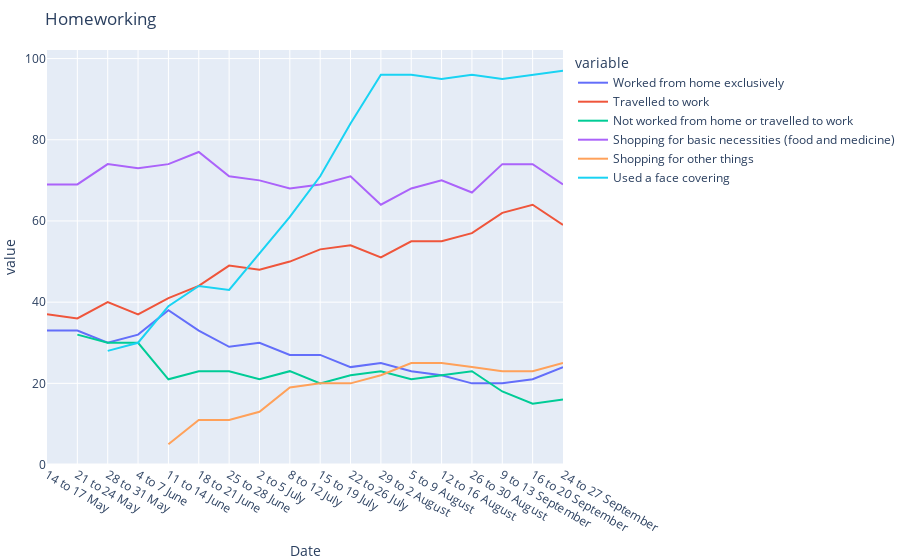

Source (notebook cell):
### Markdown cell above
# Homeworking
https://www.ons.gov.uk/peoplepopulationandcommunity/healthandsocialcare/conditionsanddiseases/bulletins/coronavirustheukeconomyandsocietyfasterindicators/1october2020#measuring-the-data

### Code cell
homeworking_ons = pd.read_csv('data/homework_ons.csv')

fig = px.line(homeworking_ons, x=homeworking_ons.Date, y=homeworking_ons.drop(['Date'], axis=1).columns,
              title='Homeworking')
fig.update_layout(margin={"r":0,"t":50,"l":0,"b":30})
fig.show()

### Figure 1 — Plotly figure (JSON) as saved in the notebook; plotly's stock layout.template omitted (floating-point values rounded to 4 significant figures)
{"data": [{"hovertemplate": "variable=Worked from home exclusively<br>Date=%{x}<br>value=%{y}<extra></extra>", "legendgroup": "Worked from home exclusively", "line": {"color": "#636efa", "dash": "solid"}, "mode": "lines", "name": "Worked from home exclusively", "orientation": "v", "showlegend": true, "type": "scatter", "x": ["14 to 17 May", "21 to 24 May", "28 to 31 May", "4 to 7 June ", "11 to 14 June", "18 to 21 June", "25 to 28 June", "2 to 5 July", "8 to 12 July", "15 to 19 July", "22 to 26 July", "29 to 2 August", "5 to 9 August", "12 to 16 August", "26 to 30 August", "9 to 13 September", "16 to 20 September", "24 to 27 September"], "xaxis": "x", "y": [33, 33, 30, 32, 38, 33, 29, 30, 27, 27, 24, 25, 23, 22, 20, 20, 21, 24], "yaxis": "y"}, {"hovertemplate": "variable=Travelled to work<br>Date=%{x}<br>value=%{y}<extra></extra>", "legendgroup": "Travelled to work", "line": {"color": "#EF553B", "dash": "solid"}, "mode": "lines", "name": "Travelled to work", "orientation": "v", "showlegend": true, "type": "scatter", "x": ["14 to 17 May", "21 to 24 May", "28 to 31 May", "4 to 7 June ", "11 to 14 June", "18 to 21 June", "25 to 28 June", "2 to 5 July", "8 to 12 July", "15 to 19 July", "22 to 26 July", "29 to 2 August", "5 to 9 August", "12 to 16 August", "26 to 30 August", "9 to 13 September", "16 to 20 September", "24 to 27 September"], "xaxis": "x", "y": [37, 36, 40, 37, 41, 44, 49, 48, 50, 53, 54, 51, 55, 55, 57, 62, 64, 59], "yaxis": "y"}, {"hovertemplate": "variable=Not worked from home or travelled to work<br>Date=%{x}<br>value=%{y}<extra></extra>", "legendgroup": "Not worked from home or travelled to work", "line": {"color": "#00cc96", "dash": "solid"}, "mode": "lines", "name": "Not worked from home or travelled to work", "orientation": "v", "showlegend": true, "type": "scatter", "x": ["14 to 17 May", "21 to 24 May", "28 to 31 May", "4 to 7 June ", "11 to 14 June", "18 to 21 June", "25 to 28 June", "2 to 5 July", "8 to 12 July", "15 to 19 July", "22 to 26 July", "29 to 2 August", "5 to 9 August", "12 to 16 August", "26 to 30 August", "9 to 13 September", "16 to 20 September", "24 to 27 September"], "xaxis": "x", "y": [null, 32, 30, 30, 21, 23, 23, 21, 23, 20, 22, 23, 21, 22, 23, 18, 15, 16], "yaxis": "y"}, {"hovertemplate": "variable=Shopping for basic necessities (food and medicine)<br>Date=%{x}<br>value=%{y}<extra></extra>", "legendgroup": "Shopping for basic necessities (food and medicine)", "line": {"color": "#ab63fa", "dash": "solid"}, "mode": "lines", "name": "Shopping for basic necessities (food and medicine)", "orientation": "v", "showlegend": true, "type": "scatter", "x": ["14 to 17 May", "21 to 24 May", "28 to 31 May", "4 to 7 June ", "11 to 14 June", "18 to 21 June", "25 to 28 June", "2 to 5 July", "8 to 12 July", "15 to 19 July", "22 to 26 July", "29 to 2 August", "5 to 9 August", "12 to 16 August", "26 to 30 August", "9 to 13 September", "16 to 20 September", "24 to 27 September"], "xaxis": "x", "y": [69, 69, 74, 73, 74, 77, 71, 70, 68, 69, 71, 64, 68, 70, 67, 74, 74, 69], "yaxis": "y"}, {"hovertemplate": "variable=Shopping for other things<br>Date=%{x}<br>value=%{y}<extra></extra>", "legendgroup": "Shopping for other things", "line": {"color": "#FFA15A", "dash": "solid"}, "mode": "lines", "name": "Shopping for other things", "orientation": "v", "showlegend": true, "type": "scatter", "x": ["14 to 17 May", "21 to 24 May", "28 to 31 May", "4 to 7 June ", "11 to 14 June", "18 to 21 June", "25 to 28 June", "2 to 5 July", "8 to 12 July", "15 to 19 July", "22 to 26 July", "29 to 2 August", "5 to 9 August", "12 to 16 August", "26 to 30 August", "9 to 13 September", "16 to 20 September", "24 to 27 September"], "xaxis": "x", "y": [null, null, null, null, 5, 11, 11, 13, 19, 20, 20, 22, 25, 25, 24, 23, 23, 25], "yaxis": "y"}, {"hovertemplate": "variable=Used a face covering<br>Date=%{x}<br>value=%{y}<extra></extra>", "legendgroup": "Used a face covering", "line": {"color": "#19d3f3", "dash": "solid"}, "mode": "lines", "name": "Used a face covering", "orientation": "v", "showlegend": true, "type": "scatter", "x": ["14 to 17 May", "21 to 24 May", "28 to 31 May", "4 to 7 June ", "11 to 14 June", "18 to 21 June", "25 to 28 June", "2 to 5 July", "8 to 12 July", "15 to 19 July", "22 to 26 July", "29 to 2 August", "5 to 9 August", "12 to 16 August", "26 to 30 August", "9 to 13 September", "16 to 20 September", "24 to 27 September"], "xaxis": "x", "y": [null, null, 28, 30, 39, 44, 43, 52, 61, 71, 84, 96, 96, 95, 96, 95, 96, 97], "yaxis": "y"}], "layout": {"legend": {"title": {"text": "variable"}, "tracegroupgap": 0}, "margin": {"b": 30, "l": 0, "r": 0, "t": 50}, "title": {"text": "Homeworking"}, "xaxis": {"anchor": "y", "domain": [0, 1], "title": {"text": "Date"}}, "yaxis": {"anchor": "x", "domain": [0, 1], "title": {"text": "value"}}}}
